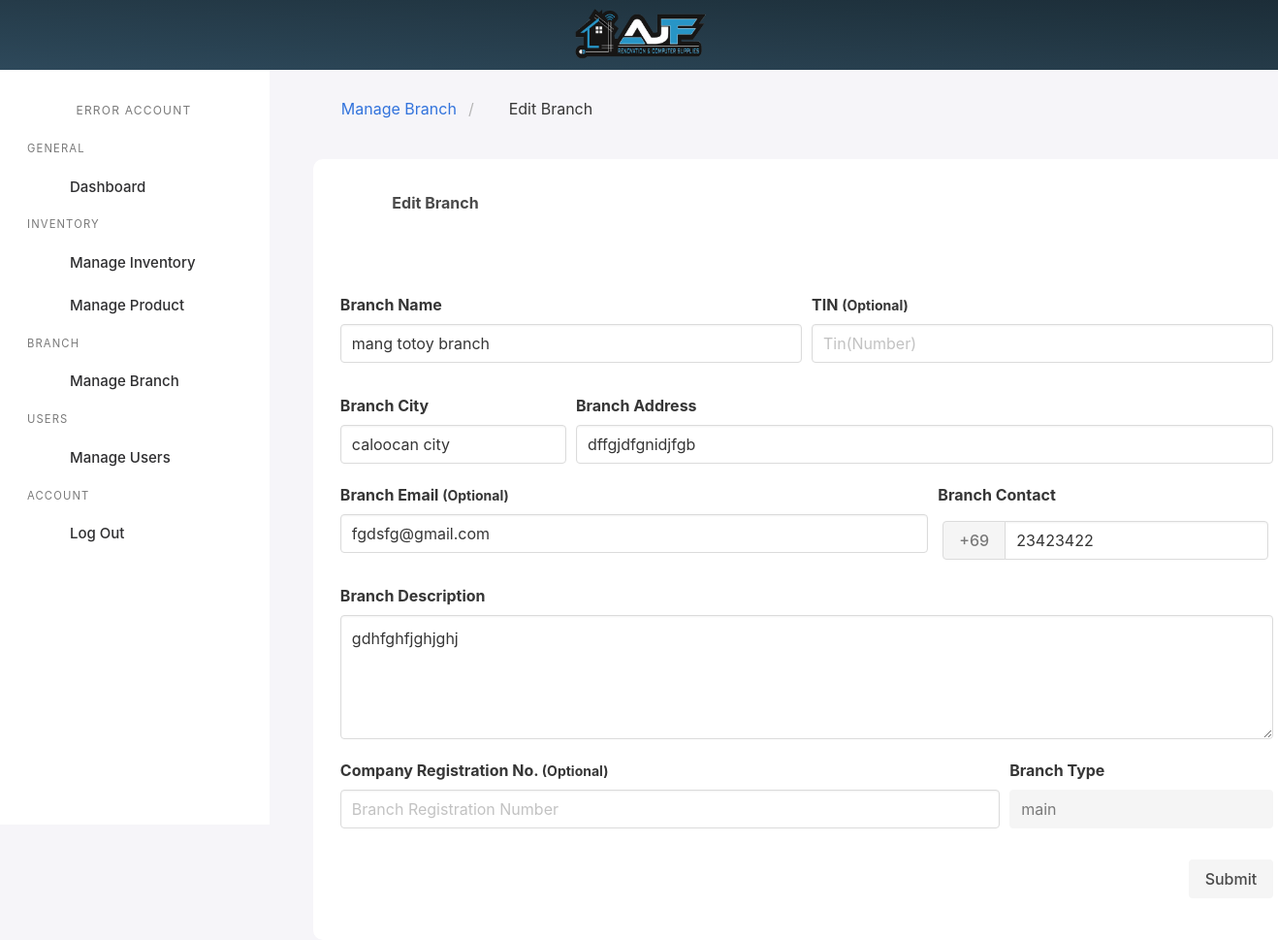
/webpages/adminportal/adminportal-branch-editbranch.php?branchid=9, run on the app's committed database.
### tables this page shows
CREATE TABLE `tbl_branch` (
  `branchid` int(11) NOT NULL,
  `branchtype` varchar(100) NOT NULL,
  `branchname` varchar(256) NOT NULL,
  `branchlocation` varchar(256) NOT NULL,
  `branchaddress` varchar(255) NOT NULL,
  `branchdescription` varchar(256) NOT NULL,
  `datestarted` date NOT NULL,
  `branchtinnumber` varchar(256) DEFAULT NULL,
  `branchregistrationnumber` varchar(256) DEFAULT NULL,
  `branchemail` varchar(255) DEFAULT NULL,
  `branchcontact` int(20) DEFAULT NULL
);

### webpages/adminportal/adminportal-branch-editbranch.php (the view, shortened to what this page needs)
<?php include "header.php";
$branchid = $_GET['branchid'];
$branch_data = ("SELECT * FROM `tbl_branch` WHERE `branchid` = $branchid limit 1");
?>
<div class="columns">
    <div id="sidenavcustom" class="column is-narrow navigationbar">
        <?php include "sidenavigation.php" ?>
    </div>
    <div class="column is-10 ">
        <div class="crumblerows">
            <div class="crumblerow">
                <div class="breadcrumb" aria-label="breadcrumbs">
                    <ul>
                        <li>
                            <a href="adminportal-branch.php">
                                <span class="icon is-small">
                                    <i class="fas fa-store " aria-hidden="true"></i>
                                </span>
                                <span>Manage Branch</span>
                            </a>
                        </li>
                        <li class="is-active">
                            <a disabled>
                                <span class="icon is-small">
                                    <i class="fas fa-edit" aria-hidden="true"></i>
                                </span>
                                <span>Edit Branch</span>
                            </a>
                        </li>
                    </ul>
                </div>
            </div>
        </div>
        <div class="rows card is-shadowless animate__animated animate__fadeInDown">
            <div class="row">
                <div class="columns">
                    <div class="column" style="margin-left:10px;">
                        <span class="icon">
                            <i class="fas fa-edit fa-2x"></i>
                        </span>
                        <span class="portal-font  has-text-left">Edit Branch</span>
                    </div>
                </div>
            </div>
            <div class="row">
                <form>
                    <?php
                    $result = mysqli_query($conn, $branch_data) or die(mysqli_error($conn));
                    while ($row = mysqli_fetch_assoc($result)) {
                    ?>
                        <div class="columns">
                            <div class="column">
                                <div class="field">
                                    <label class="label">Branch Name</label>
                                    <div class="control">
                                        <input name="branchname" id="branchname" value="<?php echo $row["branchname"]; ?>" class="input" type="text" placeholder="Branch Name" required>
                                    </div>
                                </div>
                            </div>
                            <div class="column">
                                <div class="field">
                                    <label class="label">TIN <small>(Optional)<small></label>
                                    <div class="control">
                                        <input name="tinno" id="tinno" value="<?php echo $row["branchtinnumber"]; ?>" class="input" type="text" placeholder="Tin(Number)">
                                    </div>
                                </div>
                            </div>
                        </div>
                        <div class="columns">
                            <div class="column is-3">
                                <div class="field">
                                    <label class="label">Branch City</label>
                                    <div class="control">
                                        <input name="branchcity" id="branchcity" value="<?php echo $row["branchlocation"]; ?>" class="input" type="text" placeholder="Branch City" required>
                                    </div>
                                </div>
                            </div>
                            <div class="column">
                                <div class="field">
                                    <label class="label">Branch Address</label>
                                    <div class="control">
                                        <input name="branchaddress" id="branchaddress" value="<?php echo $row["branchaddress"]; ?>" class="input" type="text" placeholder="Branch Address" required>
                                    </div>
                                </div>
                            </div>
                        </div>
                        <div class="columns">
                            <div class="column ">
                                <div class="field">
                                    <label class="label">Branch Email <small>(Optional)<small></label>
                                    <div class="control">
                                        <input name="branchemail" id="branchemail" value="<?php echo $row["branchemail"]; ?>" class="input" type="email" placeholder="Branch Email">
                                    </div>
                                </div>
                            </div>
                            <div class="column">
                                <div class="field">
                                    <label class="label">Branch Contact</label>
                                    <div class="control">
                                        <div class="field has-addons">
                                            <p class="control">
                                                <a class="button is-static">
                                                    +69
                                                </a>
                                            </p>
                                            <p class="control is-expanded">
                                                <input name="branchcontact" id="branchcontact" value="<?php echo $row["branchcontact"]; ?>" type="tel" maxlength="11" class="input" placeholder="Phone Number" required>
                                            </p>
                                        </div>
                                    </div>
                                </div>
                            </div>
                        </div>
                        <div class="columns">
                            <div class="column">
                                <div class="field">
                                    <label class="label">Branch Description</label>
                                    <div class="control">
                                        <textarea name="branchdescription" id="branchdescription" class=" form-control textarea" placeholder="Branch Description" required><?php echo $row["branchdescription"]; ?></textarea>
                                    </div>
                                </div>
                            </div>
                        </div>
                        <div class="columns">
                            <div class="column">
                                <div class="field">
                                    <label class="label">Company Registration No. <small>(Optional)<small></label>
                                    <div class="control">
                                        <input name="companyregno" id="companyregno" value="<?php echo $row["branchregistrationnumber"]; ?>" class="input" type="number" placeholder="Branch Registration Number">
                                    </div>
                                </div>
                            </div>
                            <div class="column">
                                <div class="field">
                                    <label class="label">Branch Type</label>
                                    <div class="control">
                                        <input name="branchtype" id="branchtype" class="input" type="text" value="<?php echo $row["branchtype"]; ?>" readonly>
                                    </div>
                                </div>
                            </div>
                        </div>
                        <div class="columns">
                            <div class="column">
                                <div class="submit-button field is-grouped is-grouped-right">
                                    <input class="button is-light" id="Submit" name="submit" type="submit">
                                </div>
                            </div>
                        </div>
                    <?php
                    }
                    ?>
                </form>
            </div>
        </div>
    </div>
</div>

### style/styles.css (style rules this page uses)
html { font-family: 'Inter', sans-serif; }
* { font-family: 'Inter', sans-serif; }
html, body, .hrportal-dashboard { width: 100%; height: 100%; background-color: #F6F5F9; }
.card { border-radius: 10px; }
li { list-style-type:none; }
.column { padding:0; }
.columns { height:100%; }
.field { padding: 5px; margin: 10px auto 0px auto; }
.button { background-color: #34495E; color: #f5f5f5; font-weight: 500; }
.rows { display: flex; flex-direction: column; margin:40px 50px 50px 35px; }
.row { margin:40px 50px 50px 35px; }
.crumblerows { display: flex; flex-direction: column; margin-top: 40px; margin-left:40px; }
#sidenavcustom { margin:10px; }
.portal-font { font-weight: bold; margin:20px; }
#sidenavcustom { background-color:white; }

### api/all.css (style rules this page uses)
.fa, .fas, .far, .fal, .fad, .fab { -moz-osx-font-smoothing: grayscale; -webkit-font-smoothing: antialiased; display: inline-block; font-style: normal; font-variant: normal; text-rendering: auto; line-height: 1; }
.fa-2x { font-size: 2em; }
.fa-edit:before { content: "\f044"; }
.fa-store:before { content: "\f54e"; }

### data on the page
tbl_branch: branchname "mang totoy branch", branchcity "caloocan city", branchaddress "dffgjdfgnidjfgb", branchemail "fgdsfg@gmail.com", branchcontact "23423422", branchdescription "gdhfghfjghjghj", branchtype "main"

### other printed values
$navname "Dashboard Manage Inventory Manage Product Manage Branch Manage Users"
